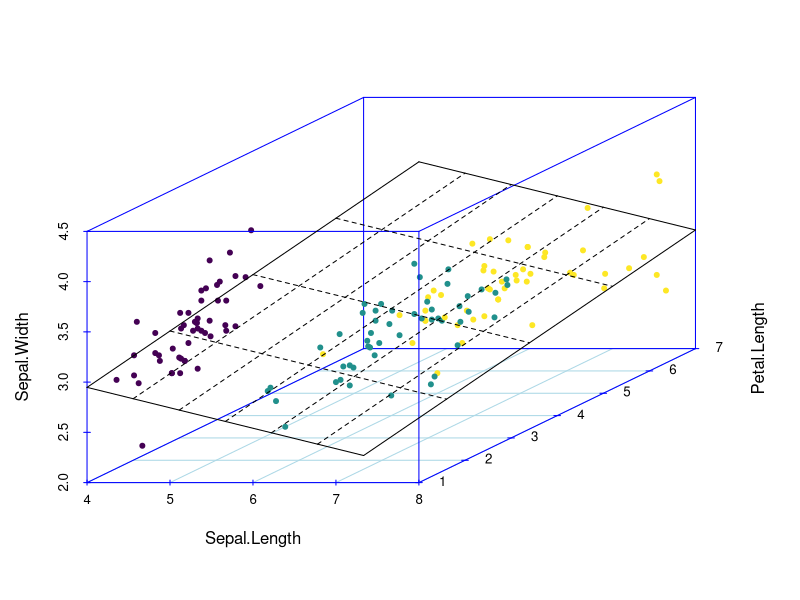
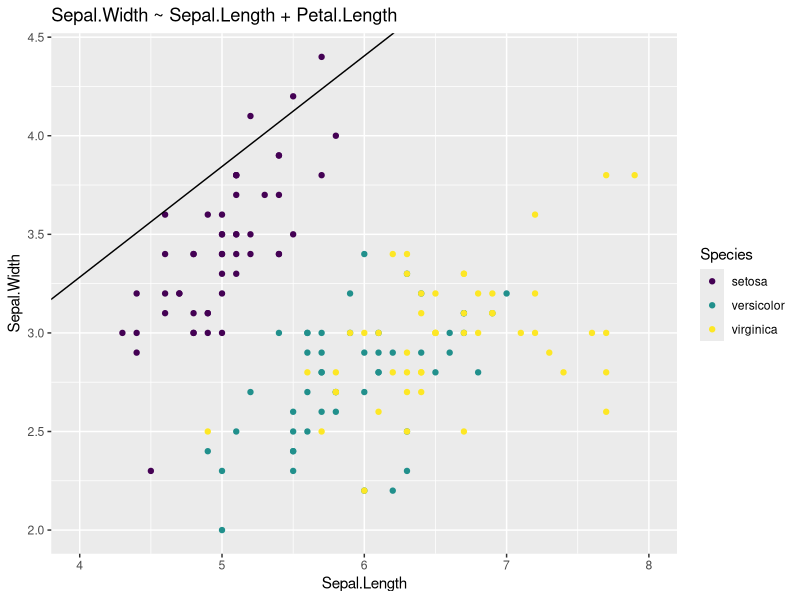
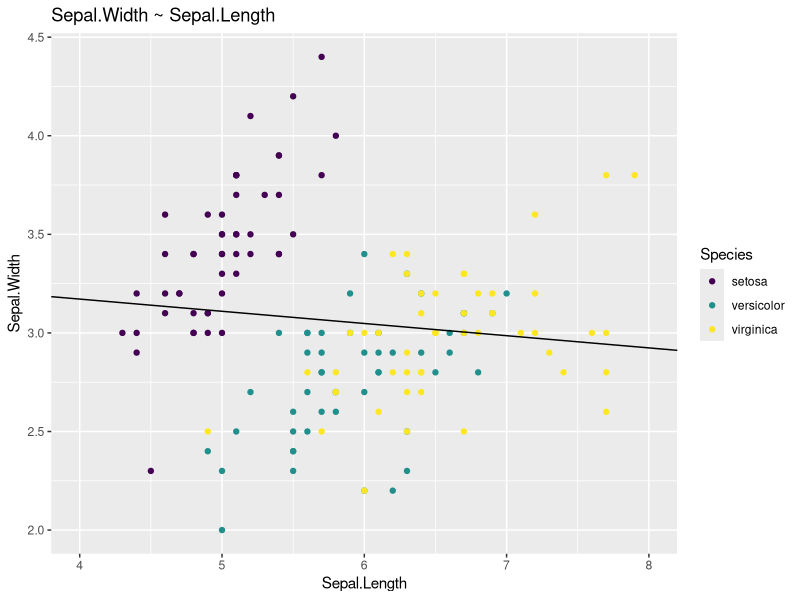
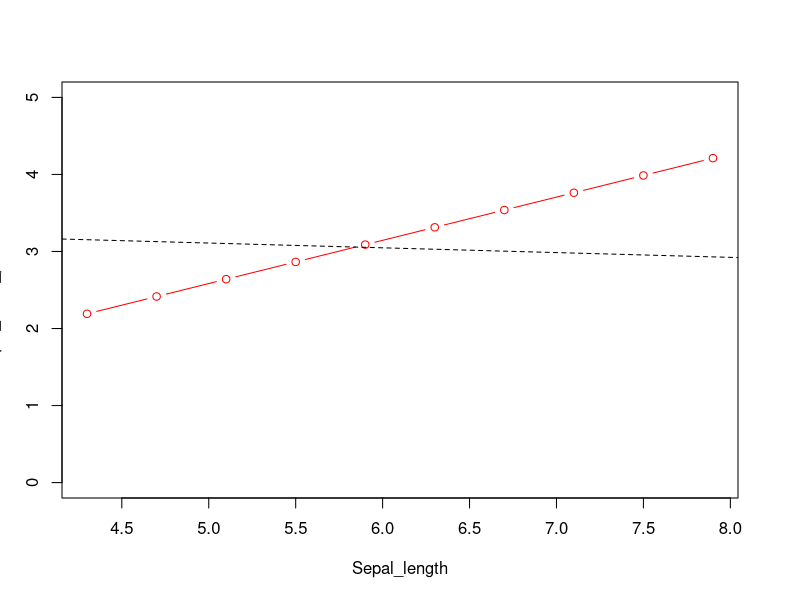
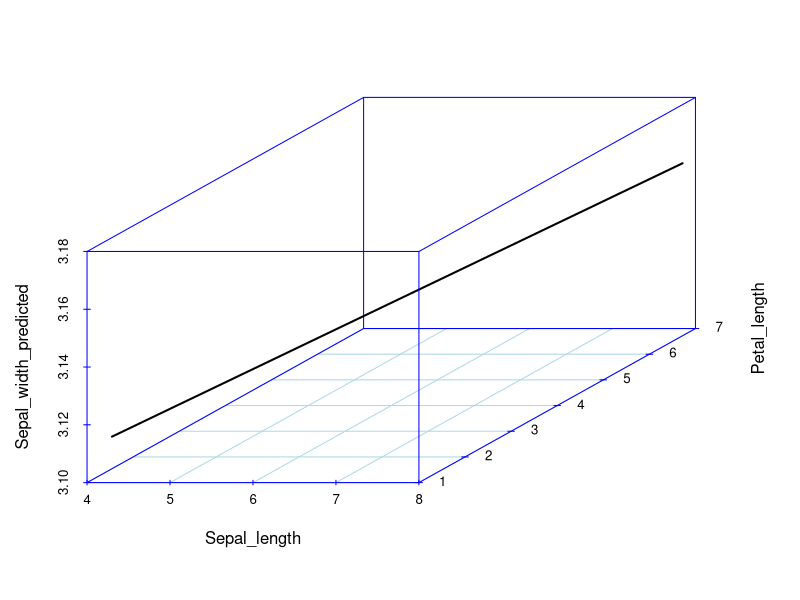
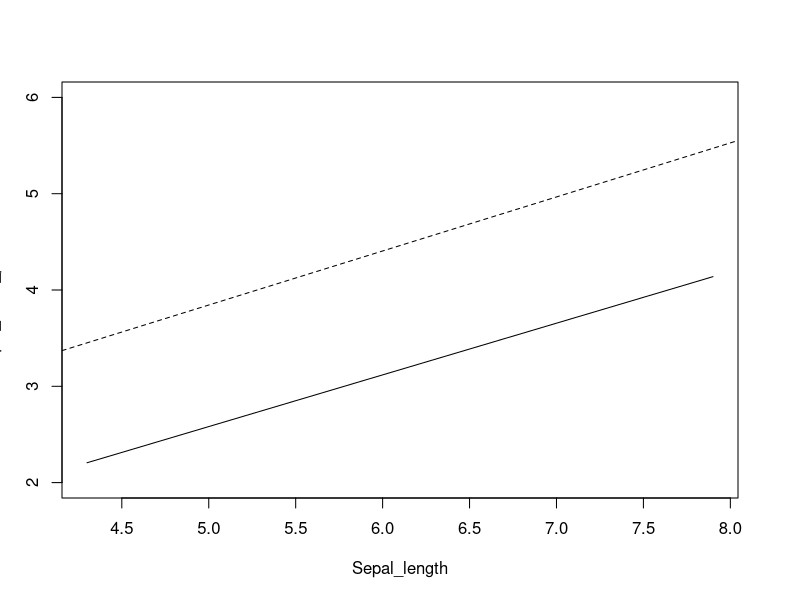
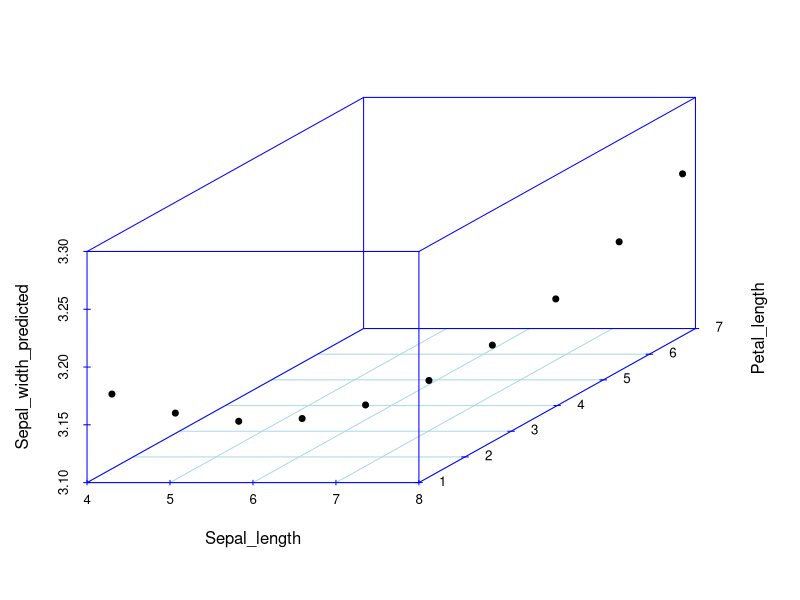

Reproduce these figures in R, in order.
## ---- chunk 1
library(tidyverse)
library(scatterplot3d)
library(viridis)
## ---- chunk 2
m2 <- lm(Sepal.Width ~ Sepal.Length + Petal.Length, data = iris)
## ---- chunk 3
s3d <- with(iris, scatterplot3d(Sepal.Length, Petal.Length, Sepal.Width, pch = 20, color = rep(viridis(3), table(iris$Species)), col.axis = "blue", col.grid = "lightblue"))
s3d$plane3d(m2, lty.box = "solid")
## ---- chunk 4
p <- ggplot(iris, aes(Sepal.Length, Sepal.Width, color = Species)) +
  geom_point() +
  xlim(4, 8) +
  scale_color_viridis(discrete = TRUE)
p + geom_abline(intercept = coef(m2)[1], slope = coef(m2)[2]) +
  labs(title = deparse(formula(m2)))
m1 <- lm(Sepal.Width ~ Sepal.Length, data = iris)
p + geom_abline(intercept = coef(m1)[1], slope = coef(m1)[2]) +
  labs(title = deparse(formula(m1)))
## ---- chunk 5
coef(m1)
coef(m2)
## ---- chunk 6
AIC(m1, m2)
## ---- chunk 7
## New sepal length values
Sepal_length <- seq(min(iris$Sepal.Length), max(iris$Sepal.Length), length.out = 10)
## Keep new petal length constant
Petal_length <- mean(iris$Petal.Length)
## Extract model coeficents
a <- coef(m2)["(Intercept)"]
b1 <- coef(m2)["Sepal.Length"]
b2 <- coef(m2)["Petal.Length"]
## Predict new sepal width values
Sepal_width_predicted <- a + b1 * Sepal_length + b2 * Petal_length
## ---- chunk 8
plot(Sepal_width_predicted ~ Sepal_length, type = "b", ylim = c(0, 5), col = "red")
# Prediction from the single predictor model
abline(m1, lty = "dashed")
## ---- chunk 9
Petal_length <- seq(min(iris$Petal.Length), max(iris$Petal.Length), length.out = 10)
Sepal_width_predicted <- a + b1 * Sepal_length + b2 * Petal_length
dfr <- data_frame(Sepal_width_predicted, Sepal_length, Petal_length)
with(dfr, scatterplot3d(Sepal_length, Petal_length, Sepal_width_predicted, col.axis = "blue", col.grid = "lightblue", type = "l", lwd = 2, zlim = c(3.1, 3.18)))
## ---- chunk 10
m3 <- lm(Sepal.Width ~ Sepal.Length + Petal.Length + Sepal.Length * Petal.Length, data = iris)
AIC(m1, m2, m3)
## ---- chunk 11
Petal_length <-  mean(iris$Petal.Length)
a <- coef(m3)["(Intercept)"]
b1 <- coef(m3)["Sepal.Length"]
b2 <- coef(m3)["Petal.Length"]
b3 <- coef(m3)["Sepal.Length:Petal.Length"]
Sepal_width_predicted <- a + b1 * Sepal_length + b2 * Petal_length + b3 * Sepal_length * Petal_length
plot(Sepal_width_predicted ~ Sepal_length, type = "l", ylim = c(2, 6))
abline(m2, lty = "dashed")
## ---- chunk 12
Petal_length <-  seq(min(iris$Petal.Length), max(iris$Petal.Length), length.out = 10)
Sepal_width_predicted <- a + b1 * Sepal_length + b2 * Petal_length +  b3 * Sepal_length * Petal_length
dfr <- data.frame(Sepal_width_predicted, Sepal_length, Petal_length)
with(dfr, scatterplot3d(Sepal_length, Petal_length, Sepal_width_predicted, pch = 20, col.axis = "blue", col.grid = "lightblue", lwd = 2, zlim = c(3.1, 3.3)))
